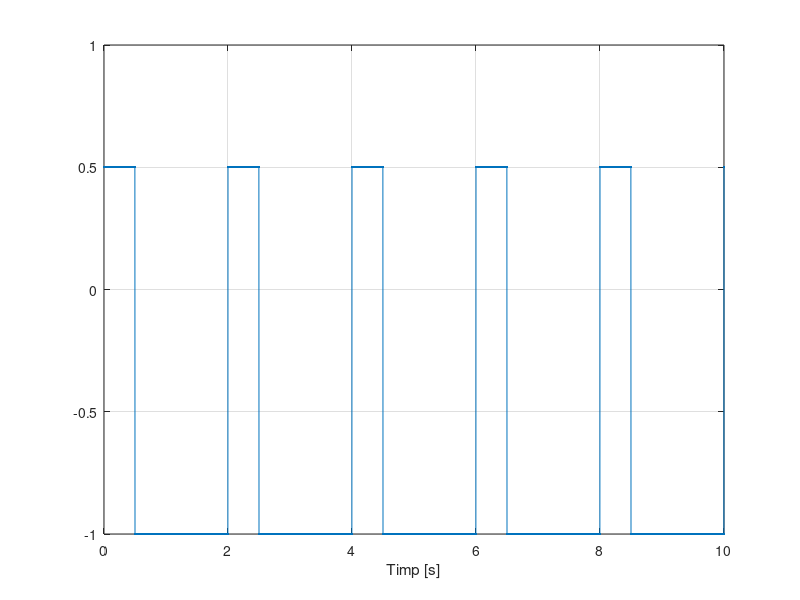

This chart was generated by the following MATLAB code:
perioada = 2;
rezolutie = 0.002;
max=0.5;
min=-1;

t_max = 10;

t=0:rezolutie:t_max;

contor = 1;

while contor <= t_max/rezolutie + 1
    if mod(t(contor), perioada) < perioada/4
        y(contor)=max;
    else
        y(contor)=min;
    end
    contor=contor+1;
end

plot(t,y,'.-'),xlabel('Timp [s]'),grid 